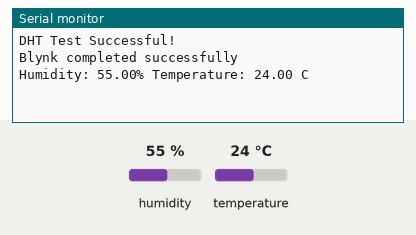
The sketch below on a simulated ESP8266 (NodeMCU). On the bench: the last lines printed to the serial monitor. The inputs (shaded band) are chosen by the test bench; at power-on: humidity 55 %, temperature 24 °C. WiFi joins after 1.5 s; servers stay silent unless stated.

Above: at 3.0 s.
3.1 s: humidity set to 22 %
At 4.8 s:
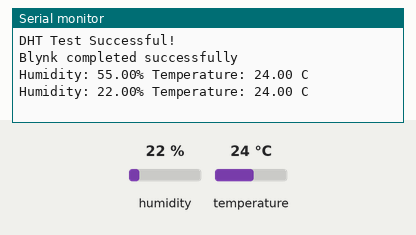
5.8 s: temperature set to 12 °C
At 7.2 s:
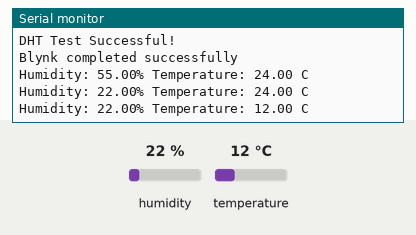
8.5 s: humidity set to 40 %
At 10.8 s:
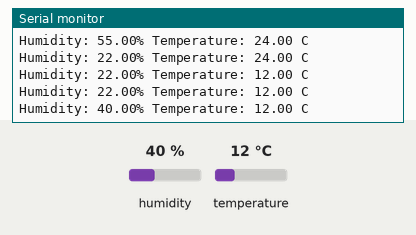
Timing chart, 0 to 12.3 s (numbered marks = the images above; inputs shaded):
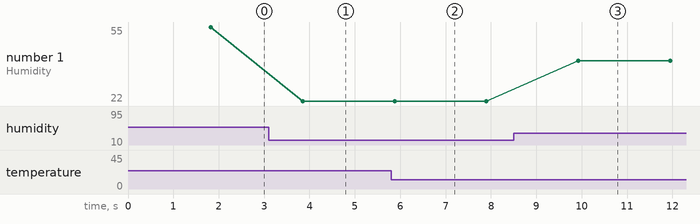

Measured:
- after the input at 3.1 s, the serial monitor: prints a new line after 0.75 s (image 1)
- after the input at 5.8 s, the serial monitor: prints a new line after 0.08 s (image 2)
- after the input at 8.5 s, the serial monitor: prints a new line after 1.4 s (image 3)
- plotted number 1: 55 → 22 after the input at 3.1 s, 22 → 40 after the input at 8.5 s

The sketch:

sketch_sep8a_ino_copy_20230908153302.ino
```cpp
#define BLYNK_TEMPLATE_ID "TMPL32dZ8Umop"
#define BLYNK_TEMPLATE_NAME "Sambkeith"
#define BLYNK_AUTH_TOKEN "nPyYOsN3uPT1mXk4qiraRLPg0gYvlC53"
#include <DHT.h>
#include <BlynkSimpleEsp8266.h>

#define DHTPIN 4 //Data pin is connected to D2 on ESP
#define DHTTYPE DHT11 // Name the sensor as an object

char auth[] = "nPyYOsN3uPT1mXk4qiraRLPg0gYvlC53";
char ssid[] = "moto g62 5G_6619";
char pass[] = "11102003";
DHT dht(DHTPIN, DHTTYPE);

void setup()
{
Serial.begin(9600);
Serial.println("DHT Test Successful!");
Blynk.begin(auth, ssid, pass);
Serial.println("Blynk completed successfully");
dht.begin();
}
void loop(){
  //Adding a github comment
float h = dht.readHumidity();
float t = dht.readTemperature();
float f = dht.readTemperature(true);
if(isnan(h) || isnan(t) || isnan(f))
{
  Serial.println("code no work :(");
  return;
}
 Serial.print("Humidity: ");
  Serial.print(h);
  Serial.print("%");
  Serial.print(" Temperature: ");
  Serial.print(t);
  Serial.print(" C");
  Serial.println();
  Blynk.virtualWrite(V0,t);
  Blynk.virtualWrite(V1,h);
  delay(2000);

}
```
